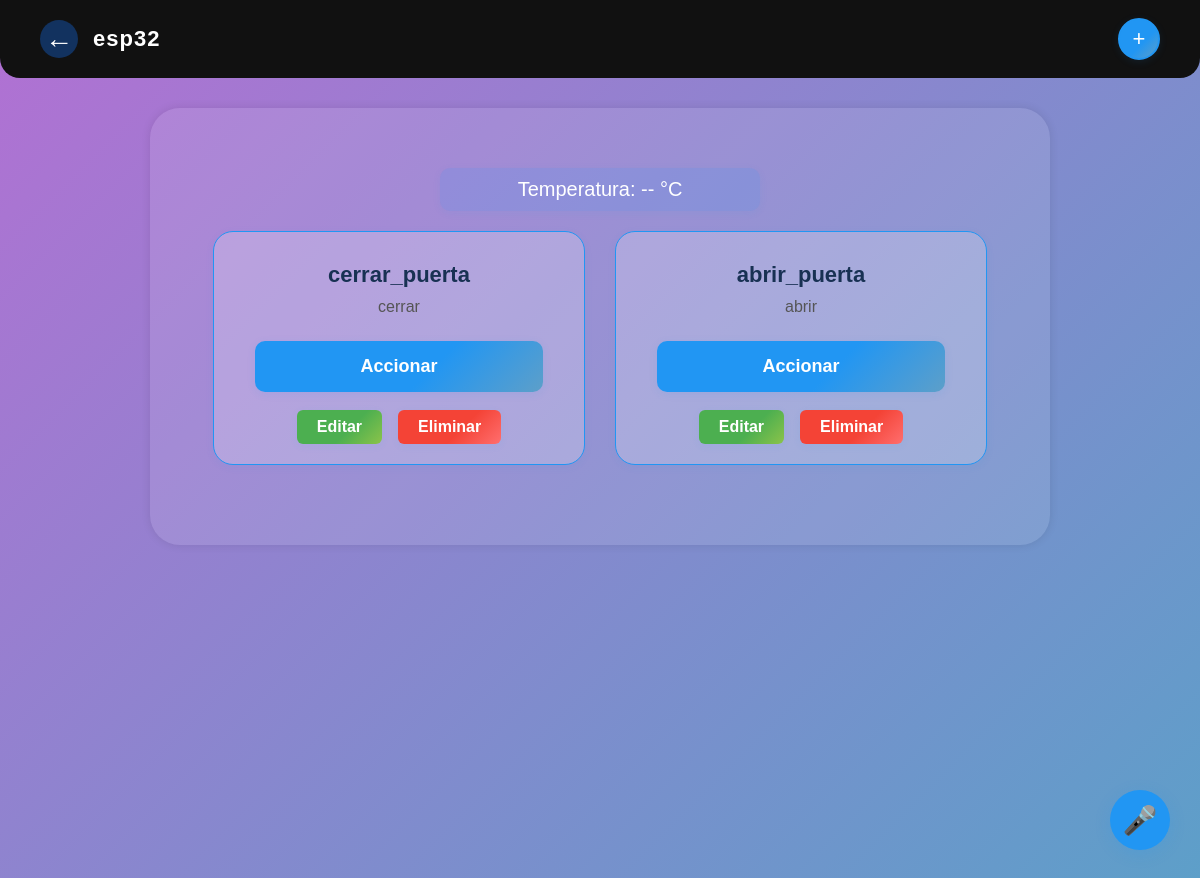
The page /dashboard/triggers/9/ (signed in) on the database its author committed.
### core/models.py (models this page shows, shortened)
class Arduino(models.Model):
    user = models.ForeignKey(User, on_delete=models.CASCADE)
    nombre = models.CharField(max_length=100)
    ip = models.CharField(max_length=100)

class Trigger(models.Model):
    arduino = models.ForeignKey(Arduino, on_delete=models.CASCADE, related_name='triggers')
    nombre = models.CharField(max_length=100)
    contexto = models.CharField(max_length=255)

### proyectoArduino/views.py (the view)
# urls.py: path('dashboard/triggers/<int:arduino_id>/', views.triggers, name='triggers'),
@login_required
def triggers(request, arduino_id):
    try:
        arduino = Arduino.objects.get(id=arduino_id, user=request.user)
    except Arduino.DoesNotExist:
        return HttpResponseNotFound("Arduino no encontrado")
    triggers = Trigger.objects.filter(arduino=arduino)
    return render(request, 'dashboard/triggers.html', {'arduino': arduino, 'triggers': triggers})

### proyectoArduino/templates/dashboard/triggers.html (shortened to what this page needs)
<!DOCTYPE html>
<html lang="es">
<head>
</head>
<body>
    <div class="top-bar">
        <div style="display: flex; align-items: center;">
            <a href="{% url 'microcontrolador' %}" style="text-decoration: none; font-size: 28px; margin-right: 15px;">&#8592;</a>
            <span>{{ arduino.nombre }}</span>
        </div>
        <form method="get" action="{% url 'registroTriggers' arduino.id %}">
            <button class="add-btn" title="Agregar Trigger">+</button>
        </form>
    </div>
    <div class="container">
        <div id="temp-arduino" style="text-align:center; font-size:20px; margin-bottom:20px;">
            Temperatura: <span id="valor-temp">--</span> °C
        </div>
        <div class="triggers-container">
            {% if triggers %}
                {% for trigger in triggers %}
                    <div class="trigger-card">
                        <div class="trigger-title">{{ trigger.nombre }}</div>
                        <div class="trigger-context">{{ trigger.contexto }}</div>
                        <button class="action-btn"
                            onclick="accionarTrigger('{{ arduino.ip }}', '{{ trigger.contexto|escapejs }}', this)">
                            Accionar
                        </button>
                        <div class="trigger-btns">
                            <button class="edit-btn"
                                onclick="openEditModal({{ trigger.id }}, '{{ trigger.nombre|escapejs }}', '{{ trigger.contexto|escapejs }}')">
                                Editar
                            </button>
                            <button class="delete-btn"
                                onclick="openDeleteModal({{ trigger.id }}, '{{ trigger.nombre|escapejs }}')">
                                Eliminar
                            </button>
                        </div>
                    </div>
                {% endfor %}
            {% else %}
                <strong>NO TIENES NINGÚN TRIGGER REGISTRADO EN ESTE ARDUINO.</strong>
            {% endif %}
        </div>
    </div>
    <button id="voice-btn" title="Control por voz"
        style="position: fixed; bottom: 30px; right: 30px; background: #2196F3; color: #fff; border: none; border-radius: 50%; width: 60px; height: 60px; font-size: 28px; box-shadow: 0 4px 16px rgba(33,150,243,0.18); cursor: pointer; z-index: 2000;">
        🎤
    </button>
</body>
</html>

### proyectoArduino/templates/dashboard/triggers.html (style rules this page uses)
body { font-family: Arial, sans-serif; min-height: 100vh; margin: 0; padding: 0 0 80px 0; position: relative; background: linear-gradient(135deg, #b270d3, #5d9fc9); background-size: cover; animation: none; }
.top-bar { display: flex; justify-content: space-between; align-items: center; margin-bottom: 30px; background: #111; color: white; padding: 18px 40px; border-radius: 0 0 20px 20px; box-sizing: border-box; }
.top-bar span { font-size: 22px; font-weight: bold; letter-spacing: 1px; }
.top-bar a { text-decoration: none; font-size: 28px; margin-right: 15px; color: #fff; background: #12325f; border-radius: 50%; width: 38px; height: 38px; display: flex; align-items: center; justify-content: center; transition: background 0.2s, color 0.2s, transform 0.2s; }
.add-btn { font-size: 22px; padding: 0; width: 42px; height: 42px; border: 2px solid #2196F3; background: linear-gradient(135deg, #2196F3 60%, #5d9fc9 100%); color: #fff; border-radius: 50%; cursor: pointer; margin-left: 18px; display: flex; align-items: center; justify-content: center; box-shadow: 0 2px 8px rgba(33,150,243,0.10); transition: background 0.2s, transform 0.2s, border-color 0.2s, box-shadow 0.2s; }
.container { background: rgba(255,255,255,0.10); border-radius: 30px; padding: 60px 30px; width: 70%; margin: 0 auto 40px auto; box-shadow: 0 0 10px rgba(0,0,0,0.1); display: flex; flex-direction: column; align-items: center; }
#temp-arduino { text-align:center; font-size:20px; margin-bottom:20px; color: #fff; background: rgba(33,150,243,0.13); border-radius: 10px; padding: 10px 0; width: 320px; margin-left: auto; margin-right: auto; box-shadow: 0 2px 8px rgba(33,150,243,0.07); }
.triggers-container { display: flex; flex-wrap: wrap; gap: 30px; justify-content: center; width: 100%; }
.trigger-card { background: rgba(255,255,255,0.2); border-radius: 20px; box-shadow: 0 2px 8px rgba(33,150,243,0.07); padding: 30px 25px 20px 25px; width: 320px; margin-bottom: 20px; display: flex; flex-direction: column; align-items: center; position: relative; border: 1.5px solid #2196F3; transition: box-shadow 0.2s, transform 0.2s; }
.trigger-title { font-size: 22px; font-weight: bold; margin-bottom: 10px; color: #183153; }
.trigger-context { font-size: 16px; color: #555; margin-bottom: 25px; }
.action-btn { width: 90%; padding: 15px 0; font-size: 18px; background: linear-gradient(135deg, #2196F3 60%, #5d9fc9 100%); color: white; border: none; border-radius: 10px; margin-bottom: 18px; cursor: pointer; font-weight: bold; box-shadow: 0 2px 8px rgba(33,150,243,0.10); transition: background 0.2s, transform 0.2s, box-shadow 0.2s; }
.edit-btn, .delete-btn { padding: 8px 20px; border: none; border-radius: 6px; cursor: pointer; margin: 0 8px; font-size: 16px; font-weight: bold; transition: background 0.2s, transform 0.2s, box-shadow 0.2s; box-shadow: 0 2px 8px rgba(33,150,243,0.07); }
.edit-btn { background: linear-gradient(135deg, #4CAF50 60%, #8bc34a 100%); color: white; }
.delete-btn { background: linear-gradient(135deg, #f44336 60%, #ff6e6e 100%); color: white; }
.trigger-btns { display: flex; justify-content: center; width: 100%; }

### rows shown on the page
Arduino: nombre "esp32"
Trigger: nombre "cerrar_puerta", contexto "cerrar"
Trigger: nombre "abrir_puerta", contexto "abrir"
